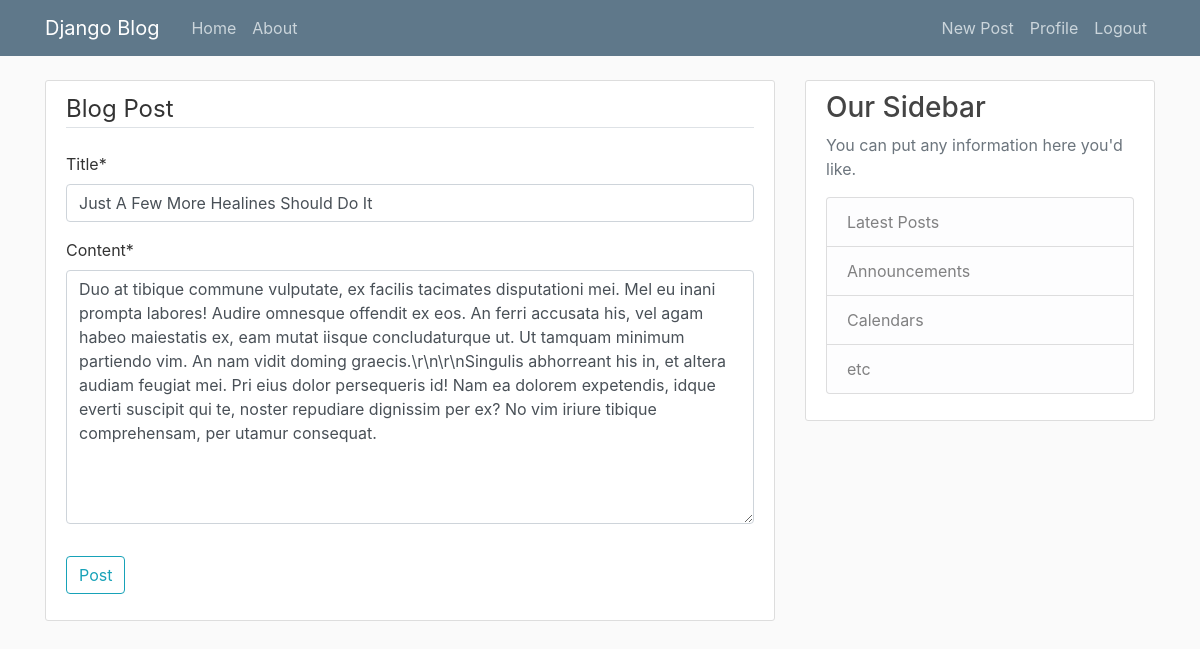
The page /post/22/update (signed in) on the database its author committed.
### blog/models.py (models this page shows, shortened)
class Post(models.Model):
    title = models.CharField(max_length=100)
    content = models.TextField()
    date_posted = models.DateTimeField(default=timezone.now)
    author = models.ForeignKey(User, on_delete=models.CASCADE)

### blog/views.py (the view, shortened to what this page needs)
# urls.py: path('post/<int:pk>/update', PostUpdateView.as_view(), name='post-update'),
class PostUpdateView(LoginRequiredMixin, UserPassesTestMixin, UpdateView):
    model = Post
    fields = ['title', 'content']
    def test_func(self):
        post = self.get_object()
        if self.request.user == post.author:
            return True
        return False

### blog/templates/blog/post_form.html (shortened to what this page needs)
{% extends "blog/base.html" %}
{% load crispy_forms_tags %}
{% block content %}
    <div class="content-section">
        <form method="POST">
            <fieldset class="form-group">
                <legend class="border-bottom mb-4">Blog Post</legend>
                {{ form|crispy }}
            </fieldset>
            <div class="form-group">
                <button class="btn btn-outline-info" type="submit">Post</button>
            </div>
        </form>
    </div>
{% endblock content %}

### blog/static/blog/main.css (style rules this page uses)
body { background: #fafafa; color: #333333; margin-top: 5rem; }
.content-section { background: #ffffff; padding: 10px 20px; border: 1px solid #dddddd; border-radius: 3px; margin-bottom: 20px; }

### rows shown on the page
Post: title "Just A Few More Healines Should Do It", content "Duo at tibique commune vulputate, ex facilis tacimates disputationi mei. Mel eu inani prompta labores! Audire omnesque offendit ex eos. An ferri accusata his, vel agam habeo maiestatis ex, eam mutat iisque concludaturque ut. Ut tamquam minimum partiendo vim. An nam vidit doming graecis.\\r\\n\\r\\nSingulis abhorreant his in, et altera audiam feugiat mei. Pri eius dolor persequeris id! Nam ea dolorem expetendis, idque everti suscipit qui te, noster repudiare dignissim per ex? No vim iriure tibique comprehensam, per utamur consequat."
